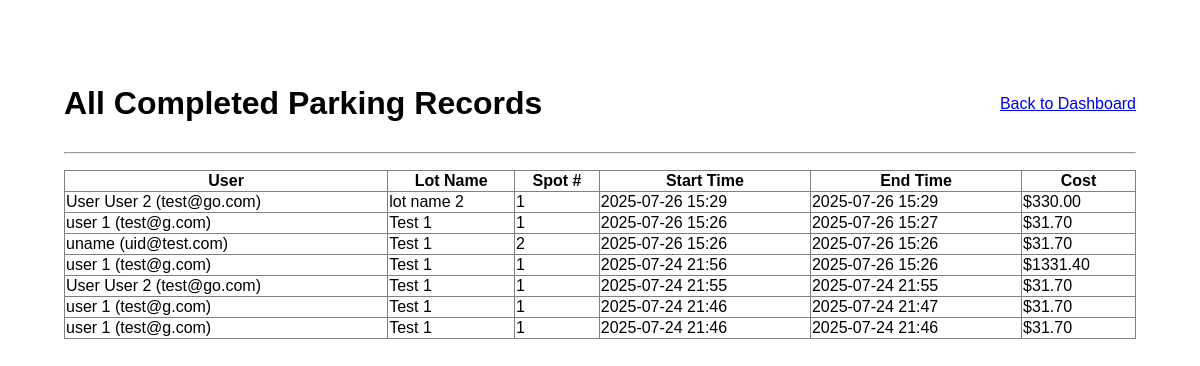
The page /admin/all_reservations (signed in) on the database as committed earlier.
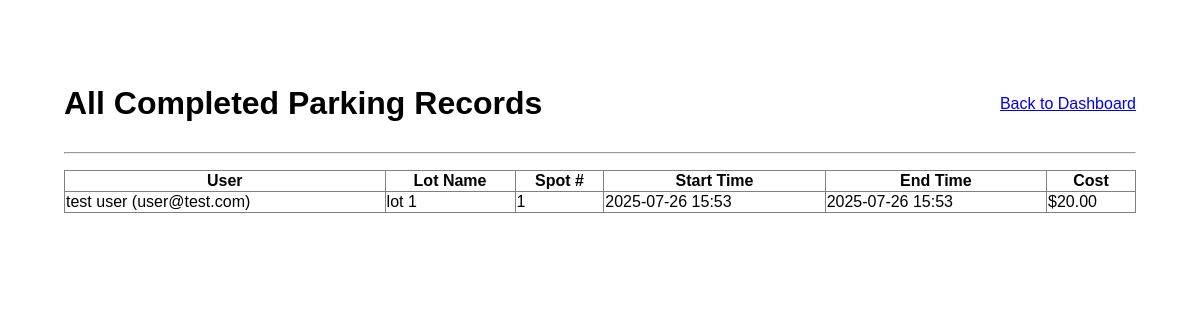
The same page on the database as committed later.
### models/models.py (models this page shows)
class Reservation(db.Model):
    id = db.Column(db.Integer, primary_key=True)
    user_id = db.Column(db.Integer, db.ForeignKey('user.id'), nullable=False)
    spot_id = db.Column(db.Integer, db.ForeignKey('parking_spot.id'), nullable=False)
    start_time = db.Column(db.DateTime, nullable=False)
    end_time = db.Column(db.DateTime)
    cost = db.Column(db.Float)
    spot = db.relationship('ParkingSpot', backref='reservations')

class User(db.Model, UserMixin):
    id = db.Column(db.Integer, primary_key=True)
    username = db.Column(db.String(80), unique=True, nullable=False)
    password = db.Column(db.String(255), nullable=False)
    full_name = db.Column(db.String(150))
    role = db.Column(db.String(50), default='user') # Differentiates between user and admin
    reservations = db.relationship('Reservation', backref='user', lazy=True)

class ParkingLot(db.Model):
    id = db.Column(db.Integer, primary_key=True)
    name = db.Column(db.String(100), nullable=False)
    capacity = db.Column(db.Integer, nullable=False)
    price_per_hour = db.Column(db.Float, nullable=False)
    spots = db.relationship('ParkingSpot', backref='lot', lazy=True, cascade="all, delete-orphan")

class ParkingSpot(db.Model):
    id = db.Column(db.Integer, primary_key=True)
    lot_id = db.Column(db.Integer, db.ForeignKey('parking_lot.id'), nullable=False)
    spot_number = db.Column(db.Integer, nullable=False)
    status = db.Column(db.String(20), default='Available') # Available, Occupied

### controllers/controllers.py (the view)
@app.route('/admin/all_reservations')
@login_required
@role_required('admin')
def all_reservations():
    all_completed = Reservation.query.filter(
        Reservation.end_time.isnot(None)
    ).order_by(Reservation.start_time.desc()).all()
    return render_template('all_reservations.html', reservations=all_completed)

### app.py (called while the page is built)
@login_manager.user_loader
def load_user(user_id):
    return User.query.get(int(user_id))

### controllers/controllers.py (called while the page is built)
def role_required(role):
    def wrapper(fn):
        @wraps(fn)
        def decorated_view(*args, **kwargs):
            if not current_user.is_authenticated or current_user.role != role:
                flash("You do not have permission to access this page.")
                return redirect(url_for('login'))
            return fn(*args, **kwargs)
        return decorated_view
    return wrapper

### templates/all_reservations.html (shortened to what this page needs)
{% extends 'base.html' %}
{% block content %}
<div style="max-width: 1200px; margin: auto; padding: 2em;">
    <div style="display: flex; justify-content: space-between; align-items: center;">
        <h1>All Completed Parking Records</h1>
        <a href="{{ url_for('admin_dashboard') }}">Back to Dashboard</a>
    </div>
    <hr>
    <table border="1" style="width: 100%; border-collapse: collapse; margin-top: 1em;">
        <thead>
            <tr>
                <th>User</th>
                <th>Lot Name</th>
                <th>Spot #</th>
                <th>Start Time</th>
                <th>End Time</th>
                <th>Cost</th>
            </tr>
        </thead>
        <tbody>
            {% for res in reservations %}
            <tr>
                <td>{{ res.user.full_name }} ({{ res.user.username }})</td>
                <td>{{ res.spot.lot.name }}</td>
                <td>{{ res.spot.spot_number }}</td>
                <td>{{ res.start_time.strftime('%Y-%m-%d %H:%M') }}</td>
                <td>{{ res.end_time.strftime('%Y-%m-%d %H:%M') }}</td>
                <td>${{ "%.2f"|format(res.cost) }}</td>
            </tr>
            {% endfor %}
        </tbody>
    </table>
</div>
{% endblock %}

Rows that differ between the two databases and show on the page:
removed Reservation: user.full_name "User User 2", user.username "test@go.com", spot.lot.name "lot name 2", spot.spot_number "1", start_time "2025-07-26 15:29", end_time "2025-07-26 15:29", cost "330.00"
removed Reservation: user.full_name "user 1", user.username "test@g.com", spot.lot.name "Test 1", spot.spot_number "1", start_time "2025-07-26 15:26", end_time "2025-07-26 15:27", cost "31.70"
removed Reservation: user.full_name "uname", user.username "uid@test.com", spot.lot.name "Test 1", spot.spot_number "2", start_time "2025-07-26 15:26", end_time "2025-07-26 15:26", cost "31.70"
removed Reservation: user.full_name "user 1", user.username "test@g.com", spot.lot.name "Test 1", spot.spot_number "1", start_time "2025-07-24 21:56", end_time "2025-07-26 15:26", cost "1331.40"
removed Reservation: user.full_name "User User 2", user.username "test@go.com", spot.lot.name "Test 1", spot.spot_number "1", start_time "2025-07-24 21:55", end_time "2025-07-24 21:55", cost "31.70"
removed Reservation: user.full_name "user 1", user.username "test@g.com", spot.lot.name "Test 1", spot.spot_number "1", start_time "2025-07-24 21:46", end_time "2025-07-24 21:47", cost "31.70"
removed Reservation: user.full_name "user 1", user.username "test@g.com", spot.lot.name "Test 1", spot.spot_number "1", start_time "2025-07-24 21:46", end_time "2025-07-24 21:46", cost "31.70"
added Reservation: user.full_name "test user", user.username "user@test.com", spot.lot.name "lot 1", spot.spot_number "1", start_time "2025-07-26 15:53", end_time "2025-07-26 15:53", cost "20.00"
